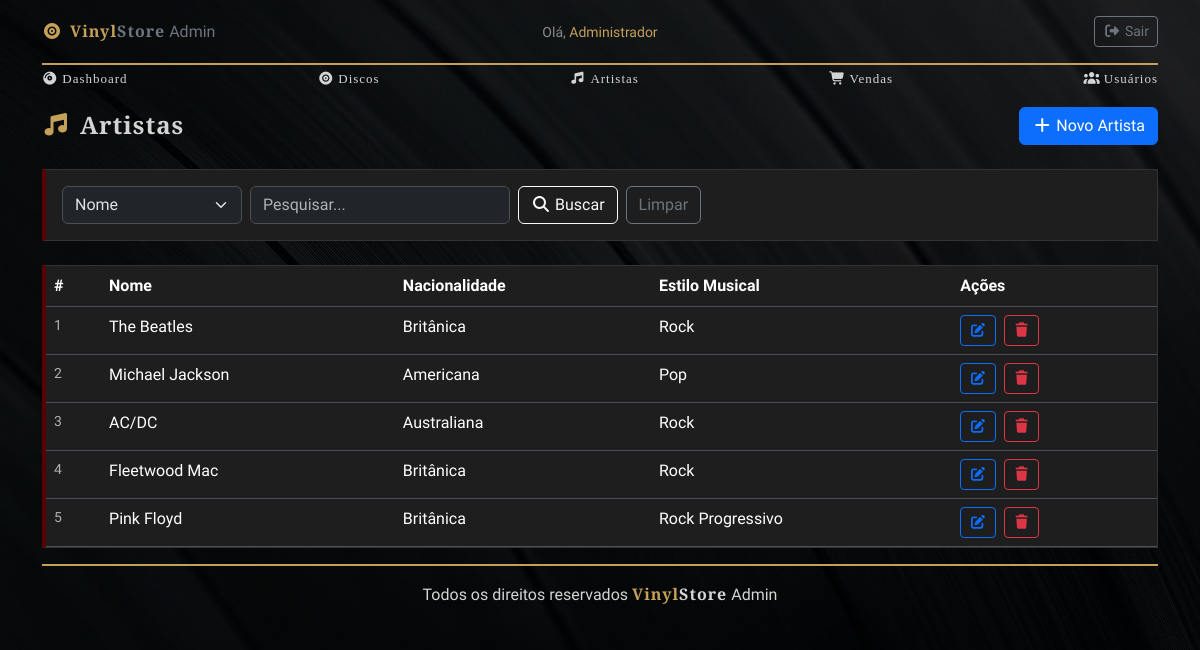
Screenshot of /artista/ArtistaList.php (signed in) with the database file from the repository.
### tables this page shows
CREATE TABLE IF NOT EXISTS `artistas` (
  `id` int NOT NULL AUTO_INCREMENT,
  `nome` varchar(100) NOT NULL,
  `nacionalidade` varchar(80) NOT NULL,
  `estilo_musical` varchar(80) NOT NULL,
  PRIMARY KEY (`id`)
);

### database/db.class.php (called while the page is built, shortened)
<?php
class db
{
    private $host = 'localhost';
    private $user = 'root';
    private $password = '';
    private $port = '3306';
    private $dbname = 'db_pweb1_discos';
    private $table_name;
    private $conn;
    public function __construct($table_name)
    {
        $this->table_name = $table_name;
        $this->conn = $this->connect();
    }
    private function connect()
    {
        try {
            $pdo = new PDO(
                "mysql:host=$this->host;dbname=$this->dbname;port=$this->port;charset=utf8",
                $this->user,
                $this->password
            );
            $pdo->setAttribute(PDO::ATTR_ERRMODE, PDO::ERRMODE_EXCEPTION);
            return $pdo;
        } catch (PDOException $e) {
            die('Erro na conexão: ' . $e->getMessage());
        }
    }
    public function all()
    {
        $sql = "SELECT * FROM $this->table_name";
        $st = $this->conn->prepare($sql);
        $st->execute();
        return $st->fetchAll(PDO::FETCH_OBJ);
    }
}

### artista/ArtistaList.php (the view, shortened to what this page needs)
<?php
include '../header.php';
include_once '../database/db.class.php';
$db = new db('artistas');
$artistas = $db->all();
?>
<div class="d-flex justify-content-between align-items-center mb-4">
    <h4 class="fw-bold mb-0"><i class="fa-solid fa-music me-2" style="color:#c5a059"></i>Artistas</h4>
    <a href="ArtistaForm.php" class="btn btn-primary">
        <i class="fa-solid fa-plus me-1"></i>Novo Artista
    </a>
</div>
<form method="POST" class="glass-effect p-3 mb-4 d-flex gap-2 flex-wrap">
    <select name="tipo" class="form-select" style="max-width:180px;">
        <option value="nome">Nome</option>
    </select>
    <input type="text" name="valor" class="form-control" style="max-width:260px;"
           placeholder="Pesquisar..."
           value="<?= $_POST['valor'] ?? '' ?>">
    <button type="submit" name="buscar" class="btn btn-outline-light">
        <i class="fa-solid fa-magnifying-glass me-1"></i>Buscar
    </button>
    <a href="ArtistaList.php" class="btn btn-outline-secondary">Limpar</a>
</form>
<div class="glass-effect p-0 overflow-hidden">
    <table class="table table-hover mb-0">
        <thead>
            <tr>
                <th>#</th>
                <th>Nome</th>
                <th>Nacionalidade</th>
                <th>Estilo Musical</th>
                <th>Ações</th>
            </tr>
        </thead>
        <tbody>
            <?php if (empty($artistas)): ?>
                <tr><td colspan="5" class="text-center text-muted py-4">Nenhum artista encontrado.</td></tr>
            <?php else: ?>
                <?php foreach ($artistas as $artista): ?>
                <tr>
                    <td class="text-muted small"><?= $artista->id ?></td>
                    <td><?= $artista->nome ?></td>
                    <td><?= $artista->nacionalidade ?></td>
                    <td><?= $artista->estilo_musical ?></td>
                    <td>
                        <a href="ArtistaForm.php?id=<?= $artista->id ?>" class="btn btn-sm btn-outline-primary me-1">
                            <i class="fa-solid fa-pen-to-square"></i>
                        </a>
                        <a href="?delete=<?= $artista->id ?>"
                           class="btn btn-sm btn-outline-danger"
                           onclick="return confirm('Deseja excluir este artista?')">
                            <i class="fa-solid fa-trash"></i>
                        </a>
                    </td>
                </tr>
                <?php endforeach; ?>
            <?php endif; ?>
        </tbody>
    </table>
</div>
<?php include '../footer.php'; ?>

### header.php (shortened to what this page needs)
<!doctype html>
<html lang="pt-br" data-bs-theme="dark">
<head>
    <link rel="stylesheet" href="https://cdnjs.cloudflare.com/ajax/libs/font-awesome/7.0.1/css/all.min.css">
    <link href="https://cdn.jsdelivr.net/npm/bootstrap@5.3.8/dist/css/bootstrap.min.css" rel="stylesheet">
</head>
<body>
<div class="container">
    <?php if (empty($paginaAuth)): ?>
    <header class="py-3">
        <div class="row d-flex justify-content align-items-center">
            <div class="col-4">
                <a class="link-secondary text-decoration-none" href="/pweb_1_av02/site/admin/index.php">
                    <i class="fa-solid fa-record-vinyl me-1" style="color:#c5a059"></i>
                    <strong><span style="color:#c5a059">Vinyl</span>Store</strong> Admin
                </a>
            </div>
            <div class="col-4 text-center">
                <?php if (isset($_SESSION['usuario_nome'])): ?>
                    <span class="text-white-50 small">
                        Olá, <a href="/pweb_1_av02/site/admin/perfil.php" style="color:#c5a059; text-decoration:none;"><?= $_SESSION['usuario_nome'] ?></a>
                    </span>
                <?php endif; ?>
            </div>
            <div class="col-4 text-end">
                <?php if (isset($_SESSION['usuario_id'])): ?>
                    <a class="btn btn-sm btn-outline-secondary"
                       href="/pweb_1_av02/site/admin/logout.php">
                        <i class="fa-solid fa-right-from-bracket me-1"></i>Sair
                    </a>
                <?php endif; ?>
            </div>
        </div>
    </header>
    <?php endif; ?>
    <?php if (isset($_SESSION['usuario_id'])): ?>
    <div class="nav-scroller py-1 mb-2">
        <nav class="nav flex justify-content-between">
            <a href="/pweb_1_av02/site/admin/index.php">
                <i class="fa-solid fa-compact-disc me-1"></i>Dashboard
            </a>
            <a href="/pweb_1_av02/site/admin/disco/DiscoList.php">
                <i class="fa-solid fa-record-vinyl me-1"></i>Discos
            </a>
            <a href="/pweb_1_av02/site/admin/artista/ArtistaList.php">
                <i class="fa-solid fa-music me-1"></i>Artistas
            </a>
            <a href="/pweb_1_av02/site/admin/venda/VendaList.php">
                <i class="fa-solid fa-cart-shopping me-1"></i>Vendas
            </a>
            <a href="/pweb_1_av02/site/admin/usuario/UsuarioList.php">
                <i class="fa-solid fa-users me-1"></i>Usuários
            </a>
        </nav>
    </div>
    <?php endif; ?>
    <main>

### footer.php (shortened to what this page needs)
    </main>
    <footer class="py-3 text-center">
        <p class="mb-0">Todos os direitos reservados <strong><span style="color:#c5a059">Vinyl</span>Store</strong> Admin</p>
    </footer>
</div>
</body>
</html>

### header.php (style rules this page uses)
:root { --gothic-red: #5a0000; --gothic-gold: #c5a059; --dark-bg: #121212; --card-bg: #1e1e1e; }
body { background-color: var(--dark-bg); background-image: linear-gradient(rgba(0,0,0,0.7), rgba(0,0,0,0.7)), url('/pweb_1_av02/site/admin/background_vinyl.webp'); background-size: cover; background-position: center; background-attachment: fixed; color: #d4d4d4; font-family: 'Special Elite', cursive; }
h1, h2, h3, h4, h5, strong { font-family: 'Cinzel', serif; letter-spacing: 1px; }
.glass-effect { background-color: var(--card-bg); border: 1px solid #333; border-left: 4px solid var(--gothic-red); padding: 20px; margin-top: 20px; transition: 0.4s; }
header { border-bottom: 2px solid var(--gothic-gold); }
footer { border-top: 2px solid var(--gothic-gold); margin-top: 1rem; }
.nav-scroller .nav a { color: #d4d4d4; text-decoration: none; font-family: 'Cinzel', serif; font-size: 13px; letter-spacing: 1px; padding-bottom: 4px; border-bottom: 2px solid transparent; transition: 0.3s; }
.table { --bs-table-bg: transparent; }

### rows the page displays
artistas: id "1", nome "The Beatles", nacionalidade "Britânica", estilo_musical "Rock"
artistas: id "2", nome "Michael Jackson", nacionalidade "Americana", estilo_musical "Pop"
artistas: id "3", nome "AC/DC", nacionalidade "Australiana", estilo_musical "Rock"
artistas: id "4", nome "Fleetwood Mac", nacionalidade "Britânica", estilo_musical "Rock"
artistas: id "5", nome "Pink Floyd", nacionalidade "Britânica", estilo_musical "Rock Progressivo"

### other values shown
$_SESSION['usuario_nome'] "Administrador"
